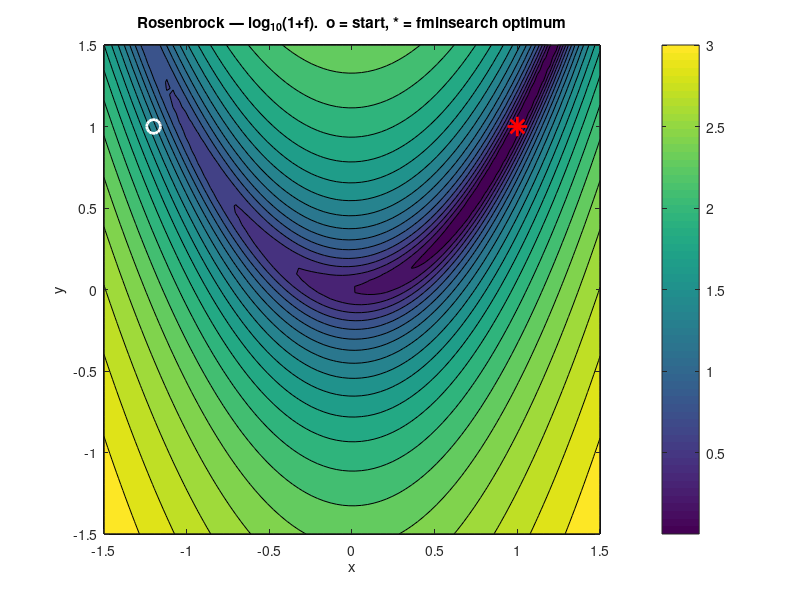

Write the MATLAB code that produced this figure.
% fminsearch_rosenbrock.m
% Nelder-Mead minimization of the classic Rosenbrock banana function:
%   f(x, y) = (1 - x)^2 + 100*(y - x^2)^2
% Global minimum at (1, 1) with f = 0. fminsearch is derivative-free.



clear
close all

f = @(p) (1 - p(1))^2 + 100 * (p(2) - p(1)^2)^2;

x0 = [-1.2; 1.0];                       % traditional starting point
xopt = fminsearch(f, x0);
fval = f(xopt);

fprintf('Start point :  x0 = [%.4f, %.4f],  f(x0) = %.4f\n', ...
        x0(1), x0(2), f(x0));
fprintf('Solution    :  x  = [%.6f, %.6f]\n', xopt(1), xopt(2));
fprintf('f(x)         =  %.3e\n', fval);

% Visualise the function and the optimum.
[X, Y] = meshgrid(linspace(-1.5, 1.5, 80));
Z = (1 - X).^2 + 100 * (Y - X.^2).^2;

figure;
contourf(X, Y, log10(1 + Z), 20); colorbar;
hold on;
plot(x0(1),  x0(2),  'wo', 'MarkerSize', 10, 'LineWidth', 2);
plot(xopt(1), xopt(2), 'r*', 'MarkerSize', 14, 'LineWidth', 2);
hold off;
xlabel('x'); ylabel('y');
title('Rosenbrock — log_{10}(1+f).  o = start, * = fminsearch optimum');
